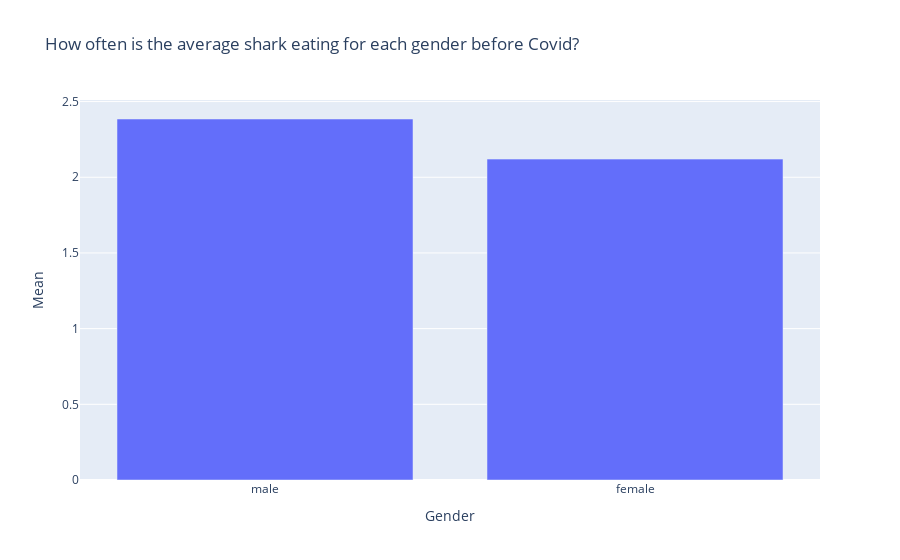

The notebook cell this image was saved under:
### Code cell
#Average Mean Graphs Gender - Pre

all_sharks_eat_pre = eat_pre[["female","male"]]
all_sharks_eat_pre["female"] = all_sharks_eat_pre["female"] / female_sharks_feeding_pre
all_sharks_eat_pre["male"] = all_sharks_eat_pre["male"] / male_sharks_feeding_pre
eat_pre_means = pd.DataFrame(round(all_sharks_eat_pre.mean(), 3)).reset_index()
eat_pre_means.columns = ["Gender","Mean"]
eat_pre_means = eat_pre_means.sort_values(by = "Mean", ascending = False)
print(eat_pre_means) 
px.bar(eat_pre_means, x = "Gender", y = "Mean", title = "How often is the average shark eating for each gender before Covid?")

### Figure 1 — Plotly figure (JSON) as saved in the notebook; plotly's stock layout.template omitted (floating-point values rounded to 4 significant figures)
{"data": [{"alignmentgroup": "True", "hovertemplate": "Gender=%{x}<br>Mean=%{y}<extra></extra>", "legendgroup": "", "marker": {"color": "#636efa"}, "name": "", "offsetgroup": "", "orientation": "v", "showlegend": false, "textposition": "auto", "type": "bar", "x": ["male", "female"], "xaxis": "x", "y": [2.385, 2.12], "yaxis": "y"}], "layout": {"barmode": "relative", "legend": {"tracegroupgap": 0}, "title": {"text": "How often is the average shark eating for each gender before Covid?"}, "xaxis": {"anchor": "y", "domain": [0, 1], "title": {"text": "Gender"}}, "yaxis": {"anchor": "x", "domain": [0, 1], "title": {"text": "Mean"}}}}
